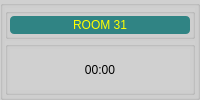
    <widget class="QGroupBox" name="groupBoxRM_31">
     <property name="styleSheet">
      <string notr="true">background-color: rgb(208, 208, 208);</string>
     </property>
     <property name="title">
      <string/>
     </property>
     <layout class="QVBoxLayout" name="verticalLayout_112">
      <property name="spacing">
       <number>2</number>
      </property>
      <property name="margin">
       <number>2</number>
      </property>
      <item>
       <widget class="QGroupBox" name="groupBox_64">
        <property name="sizePolicy">
         <sizepolicy hsizetype="Preferred" vsizetype="Preferred">
          <horstretch>0</horstretch>
          <verstretch>1</verstretch>
         </sizepolicy>
        </property>
        <property name="title">
         <string/>
        </property>
        <layout class="QVBoxLayout" name="verticalLayout_113">
         <property name="spacing">
          <number>2</number>
         </property>
         <property name="margin">
          <number>2</number>
         </property>
         <item>
          <widget class="QLabel" name="label_32">
           <property name="styleSheet">
            <string notr="true">background-color: rgb(48, 132, 132);
color: rgb(255, 255, 0);
border-radius: 4px;
font: 12pt &quot;Alef&quot;;</string>
           </property>
           <property name="text">
            <string>ROOM 31</string>
           </property>
           <property name="alignment">
            <set>Qt::AlignCenter</set>
           </property>
          </widget>
         </item>
        </layout>
       </widget>
      </item>
      <item>
       <widget class="QGroupBox" name="box31">
        <property name="sizePolicy">
         <sizepolicy hsizetype="Preferred" vsizetype="Preferred">
          <horstretch>0</horstretch>
          <verstretch>3</verstretch>
         </sizepolicy>
        </property>
        <property name="font">
         <font>
          <pointsize>15</pointsize>
         </font>
        </property>
        <property name="title">
         <string/>
        </property>
        <property name="alignment">
         <set>Qt::AlignCenter</set>
        </property>
        <layout class="QVBoxLayout" name="verticalLayout_38">
         <property name="spacing">
          <number>2</number>
         </property>
         <property name="margin">
          <number>2</number>
         </property>
         <item>
          <widget class="QLabel" name="label31">
           <property name="sizePolicy">
            <sizepolicy hsizetype="Preferred" vsizetype="Preferred">
             <horstretch>0</horstretch>
             <verstretch>4</verstretch>
            </sizepolicy>
           </property>
           <property name="styleSheet">
            <string notr="true">font: 26pt &quot;MS Shell Dlg 2&quot;;</string>
           </property>
           <property name="text">
            <string>00:00</string>
           </property>
           <property name="alignment">
            <set>Qt::AlignCenter</set>
           </property>
          </widget>
         </item>
        </layout>
       </widget>
      </item>
     </layout>
    </widget>
